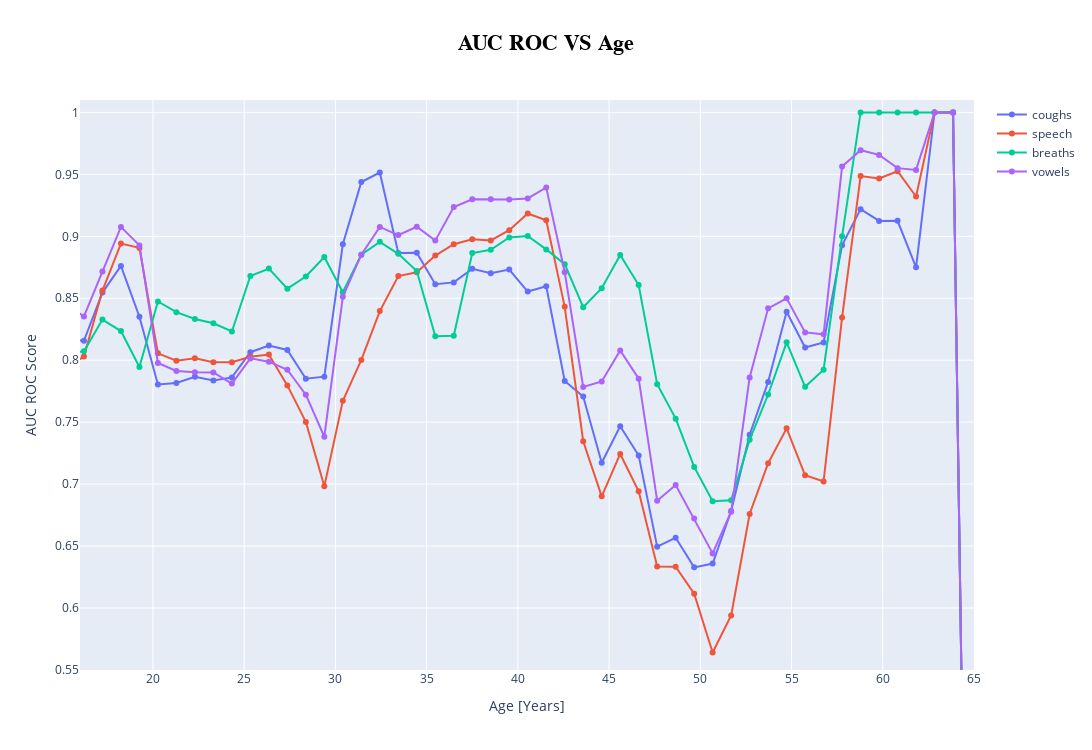

Notebook source saved alongside this figure:
### Code cell
set_types = [
    "test",
    # "eval"
]
starting_point_sec = 5
durations = (-starting_point_sec, starting_point_sec)
seconds = 45
time_axis = np.linspace(0, 75, 75)
fig = go.Figure()



for modality in use_modalities:
    duration_col = [col for col in full_metadata.columns if (modality in col) and ("total_duration" in col)]
    duration_col = duration_col[0]
    
    temp_df = merged_df.copy()
    metrics = []
    if len(set_types) < 2:
        temp_df = temp_df[temp_df["set_type"] == set_types[0]]
    temp_df = temp_df[temp_df["rec_type"] == modality]
    
    for offset in time_axis:
        aucroc_seeds = []
        for seed in seeds:
            df = temp_df[temp_df["age"] > durations[0]+offset]
            df = df[df["age"] < durations[1]+offset]
            # df = temp_df[temp_df[duration_col] < offset]
            # df = temp_df[temp_df[duration_col] < 40]
            # df = df[df[duration_col] > offset]
            df = df[df["seed"] == seed]
            if len(df) > 10:
                aucroc_seeds.append(ju.get_aucroc(list(df.label), list(df.prediction)))
            else:
                aucroc_seeds.append(0)
                
        metrics.append(np.mean(aucroc_seeds))
        # df = temp_df[temp_df[duration_col] > durations[0]+offset]
        # df = temp_df[temp_df[duration_col] < durations[1]+offset]
        # df = temp_df[temp_df[duration_col] < offset]
        # df = temp_df[temp_df[duration_col] > offset]
        # if len(df) > 10:
            # aucroc = ju.get_aucroc(list(df.label), list(df.prediction))
            # metrics.append(aucroc)
        # else:
            # metrics.append(0)
    trace = go.Scatter(x=time_axis, y=metrics, mode='lines+markers', name=modality.replace("combined_", ""))
    fig.add_trace(trace)
layout = go.Layout(
    title={
        'text': '<b>AUC ROC VS Age</b>',
        'x': 0.5,  # Center the title
        'xanchor': 'center',  # Center the title
        'font': {'size': 22, 'color': 'black', 'family': 'Arial'}
    },
    xaxis=dict(title='Age [Years]'),
    yaxis=dict(title='AUC ROC Score')
)
layout['height'] = 750  # You can adjust this value as needed
layout['width'] = 1500  # You can adjust this value as needed
fig.update_layout(layout)
fig.update_xaxes(range=[16, 65])  # Set the x-axis limits
fig.update_yaxes(range=[0.55, 1.01])   # Set the y-axis limits
fig.show()

### Figure 1 — Plotly figure (JSON) as saved in the notebook; plotly's stock layout.template omitted (floating-point values rounded to 4 significant figures)
{"data": [{"mode": "lines+markers", "name": "coughs", "type": "scatter", "x": [0, 1.014, 2.027, 3.041, 4.054, 5.068, 6.081, 7.095, 8.108, 9.122, 10.14, 11.15, 12.16, 13.18, 14.19, 15.2, 16.22, 17.23, 18.24, 19.26, 20.27, 21.28, 22.3, 23.31, 24.32, 25.34, 26.35, 27.36, 28.38, 29.39, 30.41, 31.42, 32.43, 33.45, 34.46, 35.47, 36.49, 37.5, 38.51, 39.53, 40.54, 41.55, 42.57, 43.58, 44.59, 45.61, 46.62, 47.64, 48.65, 49.66, 50.68, 51.69, 52.7, 53.72, 54.73, 55.74, 56.76, 57.77, 58.78, 59.8, 60.81, 61.82, 62.84, 63.85, 64.86, 65.88, 66.89, 67.91, 68.92, 69.93, 70.95, 71.96, 72.97, 73.99, 75], "y": [0, 0, 0, 0, 0, 0, 0, 0, 0, 0, 0, 0, 0, 0.9867, 0.9833, 0.8171, 0.8157, 0.8546, 0.8761, 0.8351, 0.7804, 0.7817, 0.7866, 0.7837, 0.7861, 0.8065, 0.8118, 0.8083, 0.785, 0.7867, 0.8935, 0.9438, 0.9515, 0.8866, 0.8867, 0.8613, 0.8628, 0.8737, 0.8702, 0.8731, 0.8554, 0.8596, 0.7833, 0.7707, 0.7172, 0.7468, 0.7231, 0.6496, 0.6567, 0.6328, 0.6359, 0.6783, 0.7398, 0.7825, 0.8392, 0.8102, 0.8143, 0.8927, 0.9219, 0.9124, 0.9125, 0.875, 1, 1, 0, 0, 0, 0, 0, 0, 0, 0, 0, 0, 0]}, {"mode": "lines+markers", "name": "speech", "type": "scatter", "x": [0, 1.014, 2.027, 3.041, 4.054, 5.068, 6.081, 7.095, 8.108, 9.122, 10.14, 11.15, 12.16, 13.18, 14.19, 15.2, 16.22, 17.23, 18.24, 19.26, 20.27, 21.28, 22.3, 23.31, 24.32, 25.34, 26.35, 27.36, 28.38, 29.39, 30.41, 31.42, 32.43, 33.45, 34.46, 35.47, 36.49, 37.5, 38.51, 39.53, 40.54, 41.55, 42.57, 43.58, 44.59, 45.61, 46.62, 47.64, 48.65, 49.66, 50.68, 51.69, 52.7, 53.72, 54.73, 55.74, 56.76, 57.77, 58.78, 59.8, 60.81, 61.82, 62.84, 63.85, 64.86, 65.88, 66.89, 67.91, 68.92, 69.93, 70.95, 71.96, 72.97, 73.99, 75], "y": [0, 0, 0, 0, 0, 0, 0, 0, 0, 0, 0, 0, 0, 0.9067, 0.9417, 0.7934, 0.803, 0.8562, 0.8941, 0.8906, 0.8056, 0.7997, 0.8016, 0.7984, 0.7984, 0.8028, 0.8046, 0.7797, 0.7502, 0.6982, 0.7673, 0.8002, 0.8396, 0.8679, 0.871, 0.8845, 0.8936, 0.8976, 0.8967, 0.9049, 0.9184, 0.913, 0.8431, 0.7346, 0.6902, 0.7244, 0.6942, 0.6335, 0.6333, 0.6116, 0.5641, 0.5939, 0.6759, 0.7169, 0.745, 0.7071, 0.7022, 0.8345, 0.9486, 0.9467, 0.9525, 0.9321, 1, 1, 0, 0, 0, 0, 0, 0, 0, 0, 0, 0, 0]}, {"mode": "lines+markers", "name": "breaths", "type": "scatter", "x": [0, 1.014, 2.027, 3.041, 4.054, 5.068, 6.081, 7.095, 8.108, 9.122, 10.14, 11.15, 12.16, 13.18, 14.19, 15.2, 16.22, 17.23, 18.24, 19.26, 20.27, 21.28, 22.3, 23.31, 24.32, 25.34, 26.35, 27.36, 28.38, 29.39, 30.41, 31.42, 32.43, 33.45, 34.46, 35.47, 36.49, 37.5, 38.51, 39.53, 40.54, 41.55, 42.57, 43.58, 44.59, 45.61, 46.62, 47.64, 48.65, 49.66, 50.68, 51.69, 52.7, 53.72, 54.73, 55.74, 56.76, 57.77, 58.78, 59.8, 60.81, 61.82, 62.84, 63.85, 64.86, 65.88, 66.89, 67.91, 68.92, 69.93, 70.95, 71.96, 72.97, 73.99, 75], "y": [0, 0, 0, 0, 0, 0, 0, 0, 0, 0, 0, 0, 0, 1, 1, 0.8054, 0.8071, 0.8328, 0.8235, 0.7945, 0.8475, 0.8388, 0.8333, 0.8298, 0.8232, 0.868, 0.8739, 0.8578, 0.8676, 0.8833, 0.8549, 0.8851, 0.8955, 0.8858, 0.8719, 0.8194, 0.8197, 0.8865, 0.8891, 0.899, 0.9002, 0.8895, 0.8775, 0.8428, 0.8581, 0.885, 0.8607, 0.7807, 0.7529, 0.7139, 0.6863, 0.687, 0.7358, 0.7723, 0.8144, 0.7786, 0.7923, 0.9, 1, 1, 1, 1, 1, 1, 0, 0, 0, 0, 0, 0, 0, 0, 0, 0, 0]}, {"mode": "lines+markers", "name": "vowels", "type": "scatter", "x": [0, 1.014, 2.027, 3.041, 4.054, 5.068, 6.081, 7.095, 8.108, 9.122, 10.14, 11.15, 12.16, 13.18, 14.19, 15.2, 16.22, 17.23, 18.24, 19.26, 20.27, 21.28, 22.3, 23.31, 24.32, 25.34, 26.35, 27.36, 28.38, 29.39, 30.41, 31.42, 32.43, 33.45, 34.46, 35.47, 36.49, 37.5, 38.51, 39.53, 40.54, 41.55, 42.57, 43.58, 44.59, 45.61, 46.62, 47.64, 48.65, 49.66, 50.68, 51.69, 52.7, 53.72, 54.73, 55.74, 56.76, 57.77, 58.78, 59.8, 60.81, 61.82, 62.84, 63.85, 64.86, 65.88, 66.89, 67.91, 68.92, 69.93, 70.95, 71.96, 72.97, 73.99, 75], "y": [0, 0, 0, 0, 0, 0, 0, 0, 0, 0, 0, 0, 0, 1, 1, 0.8461, 0.8353, 0.8715, 0.9076, 0.8927, 0.7978, 0.7914, 0.7903, 0.7901, 0.7811, 0.8015, 0.7988, 0.7923, 0.7722, 0.7382, 0.8512, 0.8852, 0.9076, 0.901, 0.9077, 0.8965, 0.9236, 0.9299, 0.93, 0.9296, 0.9306, 0.9394, 0.871, 0.7784, 0.7828, 0.8079, 0.7851, 0.6867, 0.6993, 0.6722, 0.6441, 0.6778, 0.7861, 0.8419, 0.85, 0.8224, 0.8209, 0.9564, 0.9695, 0.9657, 0.955, 0.9536, 1, 1, 0, 0, 0, 0, 0, 0, 0, 0, 0, 0, 0]}], "layout": {"height": 750, "title": {"font": {"color": "black", "family": "Arial", "size": 22}, "text": "<b>AUC ROC VS Age</b>", "x": 0.5, "xanchor": "center"}, "width": 1500, "xaxis": {"range": [16, 65], "title": {"text": "Age [Years]"}, "type": "linear"}, "yaxis": {"range": [0.55, 1.01], "title": {"text": "AUC ROC Score"}, "type": "linear"}}}
